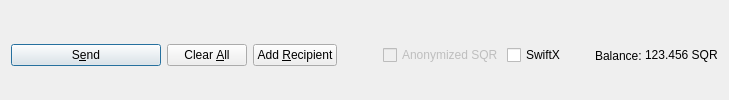
         <widget class="QFrame" name="frame_Send">
          <layout class="QHBoxLayout" name="horizontalLayout">
           <property name="bottomMargin">
            <number>0</number>
           </property>
           <item>
            <widget class="QPushButton" name="sendButton">
             <property name="minimumSize">
              <size>
               <width>150</width>
               <height>0</height>
              </size>
             </property>
             <property name="toolTip">
              <string>Confirm the send action</string>
             </property>
             <property name="text">
              <string>S&amp;end</string>
             </property>
             <property name="icon">
              <iconset resource="../bitcoin.qrc">
               <normaloff>:/icons/send</normaloff>:/icons/send</iconset>
             </property>
             <property name="autoDefault">
              <bool>false</bool>
             </property>
             <property name="default">
              <bool>true</bool>
             </property>
            </widget>
           </item>
           <item>
            <widget class="QPushButton" name="clearButton">
             <property name="sizePolicy">
              <sizepolicy hsizetype="Minimum" vsizetype="Fixed">
               <horstretch>0</horstretch>
               <verstretch>0</verstretch>
              </sizepolicy>
             </property>
             <property name="toolTip">
              <string>Clear all fields of the form.</string>
             </property>
             <property name="text">
              <string>Clear &amp;All</string>
             </property>
             <property name="icon">
              <iconset resource="../bitcoin.qrc">
               <normaloff>:/icons/remove</normaloff>:/icons/remove</iconset>
             </property>
             <property name="autoDefault">
              <bool>false</bool>
             </property>
            </widget>
           </item>
           <item>
            <widget class="QPushButton" name="addButton">
             <property name="toolTip">
              <string>Send to multiple recipients at once</string>
             </property>
             <property name="text">
              <string>Add &amp;Recipient</string>
             </property>
             <property name="icon">
              <iconset resource="../bitcoin.qrc">
               <normaloff>:/icons/add</normaloff>:/icons/add</iconset>
             </property>
             <property name="autoDefault">
              <bool>false</bool>
             </property>
            </widget>
           </item>
           <item>
            <spacer name="horizontalSpacer">
             <property name="orientation">
              <enum>Qt::Horizontal</enum>
             </property>
             <property name="sizeHint" stdset="0">
              <size>
               <width>40</width>
               <height>20</height>
              </size>
             </property>
            </spacer>
           </item>
           <item>
            <layout class="QHBoxLayout" name="horizontalLayout_2">
             <property name="spacing">
              <number>3</number>
             </property>
             <item>
              <widget class="QCheckBox" name="checkzPIV">
               <property name="enabled">
                <bool>false</bool>
               </property>
               <property name="text">
                <string>Anonymized SQR</string>
               </property>
              </widget>
             </item>
             <item>
              <widget class="QCheckBox" name="checkSwiftTX">
               <property name="enabled">
                <bool>true</bool>
               </property>
               <property name="minimumSize">
                <size>
                 <width>85</width>
                 <height>0</height>
                </size>
               </property>
               <property name="text">
                <string>SwiftX</string>
               </property>
              </widget>
             </item>
             <item>
              <widget class="QLabel" name="label">
               <property name="text">
                <string>Balance:</string>
               </property>
              </widget>
             </item>
             <item>
              <widget class="QLabel" name="labelBalance">
               <property name="sizePolicy">
                <sizepolicy hsizetype="Preferred" vsizetype="Fixed">
                 <horstretch>0</horstretch>
                 <verstretch>0</verstretch>
                </sizepolicy>
               </property>
               <property name="cursor">
                <cursorShape>IBeamCursor</cursorShape>
               </property>
               <property name="text">
                <string notr="true">123.456 SQR</string>
               </property>
               <property name="textInteractionFlags">
                <set>Qt::LinksAccessibleByMouse|Qt::TextSelectableByKeyboard|Qt::TextSelectableByMouse</set>
               </property>
              </widget>
             </item>
            </layout>
           </item>
          </layout>
         </widget>
